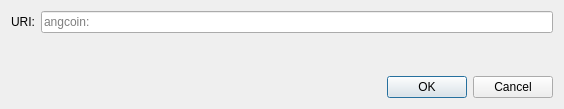
<?xml version="1.0" encoding="UTF-8"?>
<ui version="4.0">
 <class>OpenURIDialog</class>
 <widget class="QDialog" name="OpenURIDialog">
  <property name="geometry">
   <rect>
    <x>0</x>
    <y>0</y>
    <width>564</width>
    <height>109</height>
   </rect>
  </property>
  <property name="windowTitle">
   <string>Open angcoin URI</string>
  </property>
  <layout class="QVBoxLayout" name="verticalLayout">
   <item>
    <layout class="QHBoxLayout" name="horizontalLayout">
     <item>
      <widget class="QLabel" name="label">
       <property name="text">
        <string>URI:</string>
       </property>
      </widget>
     </item>
     <item>
      <widget class="QValidatedLineEdit" name="uriEdit">
       <property name="placeholderText">
        <string notr="true">angcoin:</string>
       </property>
      </widget>
     </item>
    </layout>
   </item>
   <item>
    <spacer name="verticalSpacer">
     <property name="orientation">
      <enum>Qt::Vertical</enum>
     </property>
     <property name="sizeHint" stdset="0">
      <size>
       <width>20</width>
       <height>40</height>
      </size>
     </property>
    </spacer>
   </item>
   <item>
    <widget class="QDialogButtonBox" name="buttonBox">
     <property name="orientation">
      <enum>Qt::Horizontal</enum>
     </property>
     <property name="standardButtons">
      <set>QDialogButtonBox::Cancel|QDialogButtonBox::Ok</set>
     </property>
    </widget>
   </item>
  </layout>
 </widget>
 <customwidgets>
  <customwidget>
   <class>QValidatedLineEdit</class>
   <extends>QLineEdit</extends>
   <header>qt/qvalidatedlineedit.h</header>
  </customwidget>
 </customwidgets>
 <resources/>
 <connections>
  <connection>
   <sender>buttonBox</sender>
   <signal>accepted()</signal>
   <receiver>OpenURIDialog</receiver>
   <slot>accept()</slot>
   <hints>
    <hint type="sourcelabel">
     <x>248</x>
     <y>254</y>
    </hint>
    <hint type="destinationlabel">
     <x>157</x>
     <y>274</y>
    </hint>
   </hints>
  </connection>
  <connection>
   <sender>buttonBox</sender>
   <signal>rejected()</signal>
   <receiver>OpenURIDialog</receiver>
   <slot>reject()</slot>
   <hints>
    <hint type="sourcelabel">
     <x>316</x>
     <y>260</y>
    </hint>
    <hint type="destinationlabel">
     <x>286</x>
     <y>274</y>
    </hint>
   </hints>
  </connection>
 </connections>
</ui>
